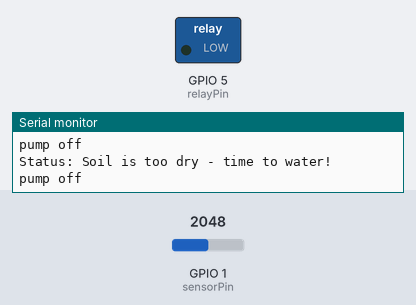
A sketch run on a simulated ESP32-S3. Shown: switched loads named in the sketch (green lamp = pin HIGH), the last lines printed to the serial monitor. The inputs (shaded band) are chosen by the test bench; at power-on: GPIO 1 (sensorPin) = 2048. WiFi joins after 1.5 s; servers stay silent unless stated; uploads are accepted with an empty reply; pins used as bus, display or sensor lines are not drawn.

Above: at 3.4 s.
3.5 s: GPIO 1 (sensorPin) set to 821
5.0 s: GPIO 1 (sensorPin) set to 711
At 5.7 s:
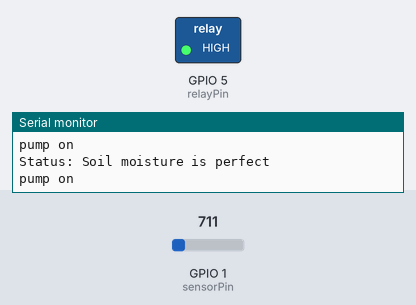
6.5 s: GPIO 1 (sensorPin) set to 1228
At 6.8 s:
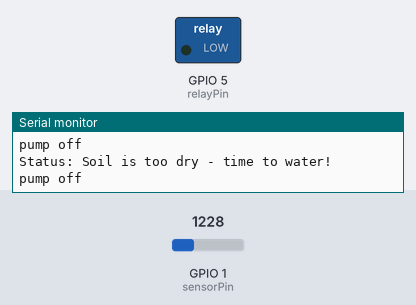
Timing chart, 0 to 9.5 s (numbered marks = the images above; inputs shaded):
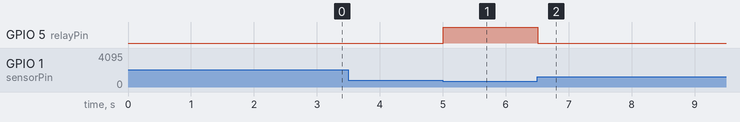

Measured:
- the behaviour switches between 750 and 749 on GPIO 1 (sensorPin) (found by bisection; images 0 and 1)
- after the input at 5.0 s, GPIO 5 (relayPin): LOW → HIGH at once
- after the input at 6.5 s, GPIO 5 (relayPin): HIGH → LOW at once

The sketch:

wifiPumpMoisture.ino
```cpp
// (licence header left out)
#include <WiFi.h>
#include <HTTPClient.h>
#include <ArduinoJson.h>

#define soilWet 500   // Define max value we consider soil 'wet'
#define soilDry 750   // Define min value we consider soil 'dry'

// Sensor pins
#define sensorPower 7
#define sensorPin A0
#define relayPin 5


const char* ssid = "realme C21-Y";
const char* password = "123456789";
const char* serverAddress = "http://192.168.219.117:5000/data"; // Replace with your server's address and port


void setup() {
  Serial.begin(115200);
  pinMode(sensorPower, OUTPUT);
  pinMode(relayPin, OUTPUT);
	digitalWrite(sensorPower, HIGH);
	digitalWrite(relayPin, LOW);

  // Connect to Wi-Fi
  WiFi.begin(ssid, password);
  while (WiFi.status() != WL_CONNECTED) {
    delay(1000);
    Serial.println("Connecting to WiFi...");
  }
  Serial.println("Connected to WiFi");

  // Create an HTTPClient object
  HTTPClient http;

  // Set the content type header
  http.addHeader("Content-Type", "application/json");

  // Create a JSON object
  StaticJsonDocument<200> jsonDoc; // Adjust the size based on your data

  // Populate the JSON object with data
  jsonDoc["sensor"] = "temperature";
  jsonDoc["value"] = 25.5;

  // Serialize the JSON object to a string
  String jsonData;
  serializeJson(jsonDoc, jsonData);

  // Send a POST request
  http.begin(serverAddress);
  Serial.println("Sending JSON data:");
  Serial.println(jsonData);
  int httpResponseCode = http.POST(jsonData);

  if (httpResponseCode > 0) {
    String response = http.getString();
    Serial.println("HTTP Response code: " + String(httpResponseCode));
    Serial.println("Response: " + response);
  } else {
    Serial.println("Error on HTTP request");
  }

  // Disconnect and free resources
  http.end();
}

void loop() {
  // Your main loop
  float moisture = readSensor(); // Get moisture value
  int moistureStatus = getMoistureValue(moisture);
  // float temperature = 25.0; // Example temperature value
  // float pH = 6.5; // Example pH value

  if (moistureStatus == 2){
    pumpOn();
  }else{
    pumpOff();
  }


}

//  This function returns the analog soil moisture measurement
int readSensor() {
	digitalWrite(sensorPower, HIGH);	// Turn the sensor ON
	delay(10);							// Allow power to settle
	int val = analogRead(sensorPin);	// Read the analog value form sensor
	digitalWrite(sensorPower, LOW);		// Turn the sensor OFF
	return val;							// Return analog moisture value
}

int getMoistureValue(int moisture){
  // Determine status of our soil
	if (moisture < soilWet) {
		Serial.println("Status: Soil is too wet");
    return 1;
	} else if (moisture >= soilWet && moisture < soilDry) {
		Serial.println("Status: Soil moisture is perfect");
    return 2;
	} else {
		Serial.println("Status: Soil is too dry - time to water!");
    return 0;
	}
}

void pumpOn(){
  Serial.println("pump on");
	digitalWrite(relayPin, HIGH);
}

void pumpOff(){
  Serial.println("pump off");
	digitalWrite(relayPin, LOW);
}
```
